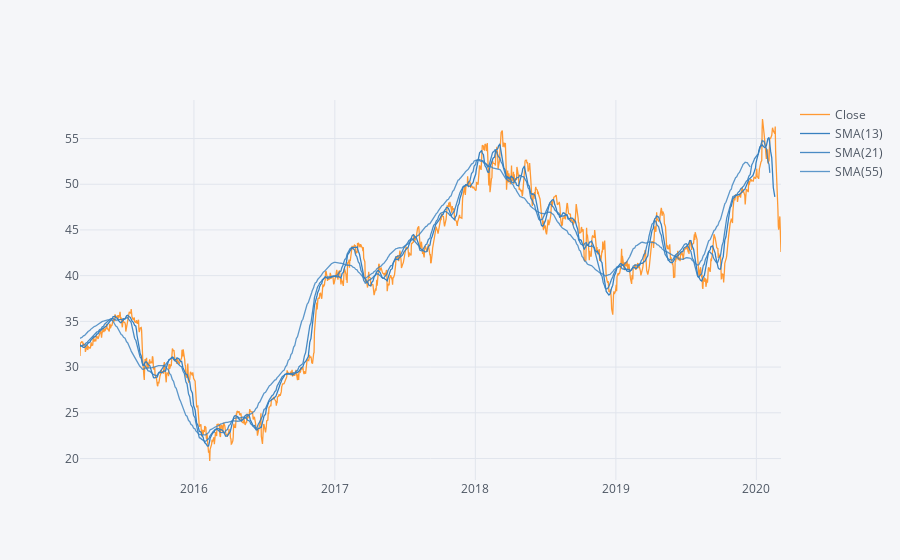

The notebook cell this image was saved under:
### Markdown cell above
** Use .ta_plot(study='sma') to create a Simple Moving Averages plot of Morgan Stanley for the year 2015.**

### Code cell
MS['Close'].ix[1:].ta_plot(study='sma',periods=[13,21,55],title='Simple Moving Averages')

### Figure 1 — Plotly figure (JSON) as saved in the notebook; plotly's stock layout.template omitted (floating-point values rounded to 4 significant figures; data arrays with more than 128 entries replaced by an {"elided": "..."} marker saying what was removed)
{"data": [{"line": {"color": "rgba(255, 153, 51, 1.0)", "dash": "solid", "shape": "linear", "width": 1.3}, "mode": "lines", "name": "Close", "text": "", "type": "scatter", "x": {"elided": "1256 str values"}, "y": {"elided": "1256 float values"}}, {"line": {"color": "rgba(55, 128, 191, 1.0)", "dash": "solid", "shape": "linear", "width": 1.3}, "mode": "lines", "name": "SMA(13)", "text": "", "type": "scatter", "x": {"elided": "1256 str values"}, "y": {"elided": "1256 mixed values"}}, {"line": {"color": "rgba(55, 128, 191, 0.8999999999999999)", "dash": "solid", "shape": "linear", "width": 1.3}, "mode": "lines", "name": "SMA(21)", "text": "", "type": "scatter", "x": {"elided": "1256 str values"}, "y": {"elided": "1256 mixed values"}}, {"line": {"color": "rgba(55, 128, 191, 0.7999999999999998)", "dash": "solid", "shape": "linear", "width": 1.3}, "mode": "lines", "name": "SMA(55)", "text": "", "type": "scatter", "x": {"elided": "1256 str values"}, "y": {"elided": "1256 mixed values"}}], "layout": {"legend": {"bgcolor": "#F5F6F9", "font": {"color": "#4D5663"}}, "paper_bgcolor": "#F5F6F9", "plot_bgcolor": "#F5F6F9", "title": {"font": {"color": "#4D5663"}}, "xaxis": {"gridcolor": "#E1E5ED", "showgrid": true, "tickfont": {"color": "#4D5663"}, "title": {"font": {"color": "#4D5663"}, "text": ""}, "zerolinecolor": "#E1E5ED"}, "yaxis": {"gridcolor": "#E1E5ED", "showgrid": true, "tickfont": {"color": "#4D5663"}, "title": {"font": {"color": "#4D5663"}, "text": ""}, "zerolinecolor": "#E1E5ED"}}}
